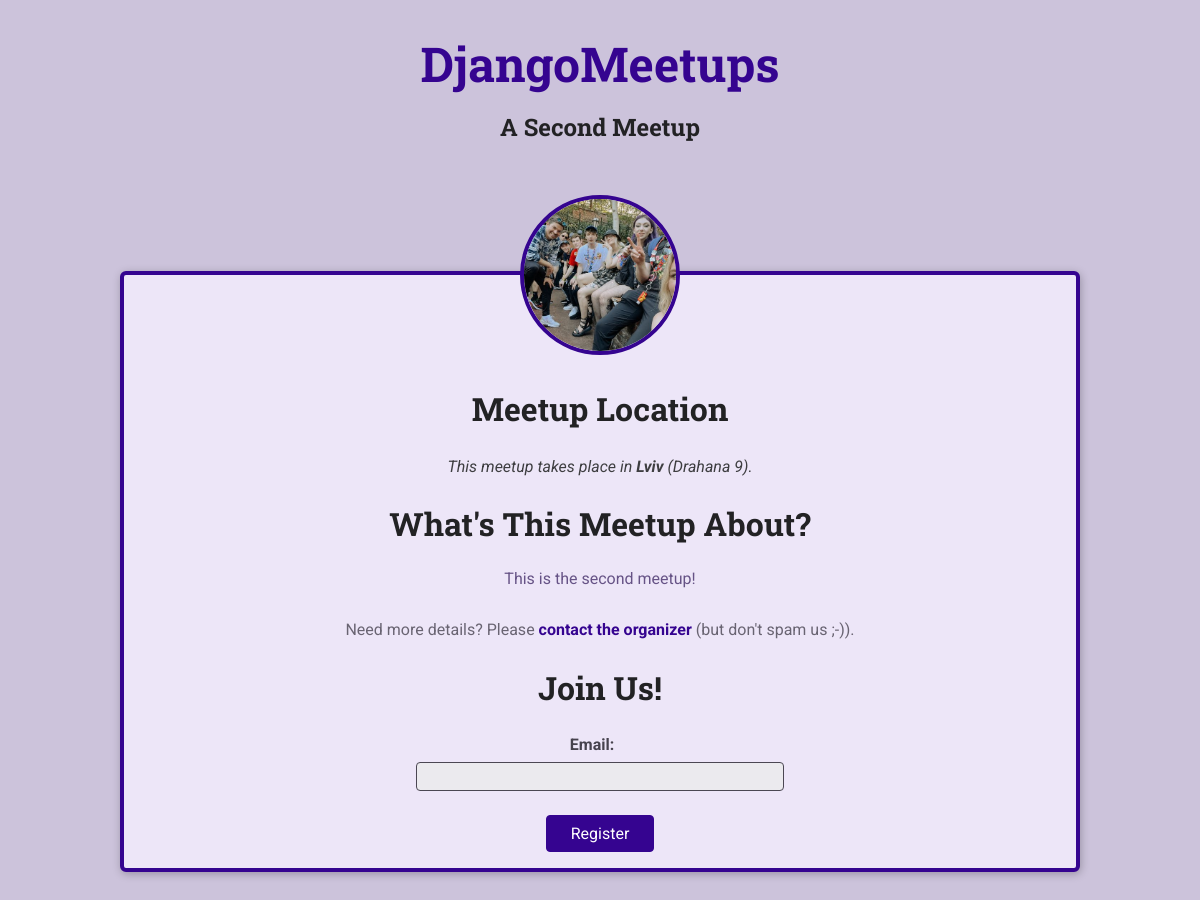
The app's page /a-second-meetup with its own data.
### meetups/models.py (models this page shows, shortened)
class Meetup(models.Model):
    title=models.CharField(max_length=200)
    organizer_email = models.EmailField()
    date= models.DateField()
    slug=models.SlugField(unique=True)
    description=models.TextField()
    image = models.ImageField(upload_to='images')
    location = models.ForeignKey(Location, on_delete=models.CASCADE)
    participants = models.ManyToManyField(Participant, blank = True, null=True)

class Location(models.Model):
    name=models.CharField(max_length=200)
    address = models.CharField(max_length=300)

### meetups/views.py (the view, shortened to what this page needs)
# urls.py: path('<slug:meetup_slug>', views.meetup_details, name='meetup-detail'), # our-domain.com/meetups/<dynamic-path-segment>
def meetup_details(request, meetup_slug):
    try:
        selected_meetup = Meetup.objects.get(slug=meetup_slug)
        if request.method == 'GET':
            registration_form = RegistrationForm()
        return render(request, 'meetups/meetup-details.html', {
                'meetup_found': True,
                'meetup': selected_meetup,
                'form': registration_form
            })
    except Exception as exc:
        return render(request, 'meetups/meetup-details.html', {
            'meetup_found': False
        })

### meetups/forms.py
class RegistrationForm(forms.ModelForm):
    class Meta:
        model=Participant
        fields=['email']

### meetups/templates/meetups/meetup-details.html (shortened to what this page needs)
{% extends 'meetups/base/base.html' %}
{% load static %}
{% block site_css %}
  <link rel="stylesheet" href="{% static 'meetups/styles/meetup-detail.css' %}">
{% endblock %}
{% block main_heading %}
  {{ meetup.title }}
{% endblock %}
{% block body %}
{% if meetup_found %}
<article>
  <img id='main-image' src="{{ meetup.image.url }}" alt="{{ image.title }}">
  <section id="location">
    <h2>Meetup Location</h2>
    <address>This meetup takes place in <span>{{ meetup.location.name }}</span> ({{meetup.location.address}}).</address>
  </section>
  <section id="details">
    <h2>What's This Meetup About?</h2>
    <p>{{ meetup.description }}</p>
    <footer>
      <p>Need more details? Please <a href="mailto:{{ meetup.organaizer_email}}">contact the organizer</a> (but don't spam us ;-)).</p>
    </footer>
  </section>
  <section id="registration">
    <h2>Join Us!</h2>
    <form action='{% url "meetup-detail" meetup.slug %}' method= 'POST'>
      <ul>
        {{ form.as_ul }}
      </ul>
      <div id='registration-actions'>
        <button>Register</button>
      </div>
    </form>
  </section>
</article>
{% else %}
<p>No meetup found for this slug, sorry!</p>
{% endif %}
{% endblock %}

### meetups/static/meetups/styles/base.css (style rules this page uses)
* { box-sizing: border-box; }
body { font-family: 'Roboto', sans-serif; margin: 0; background-color: #ccc3db; color: #3e3e41; }
h1, h2, h3 { font-family: 'Roboto Slab', sans-serif; color: #222224; }
button, .btn { cursor: pointer; font: inherit; padding: 0.5rem 1.5rem; background-color: #350490; border: 1px solid #350490; color: white; border-radius: 4px; text-decoration: none; }

### records on screen
Meetup: title "A Second Meetup", image (picture), location.name "Lviv", location.address "Drahana 9", description "This is the second meetup!"
